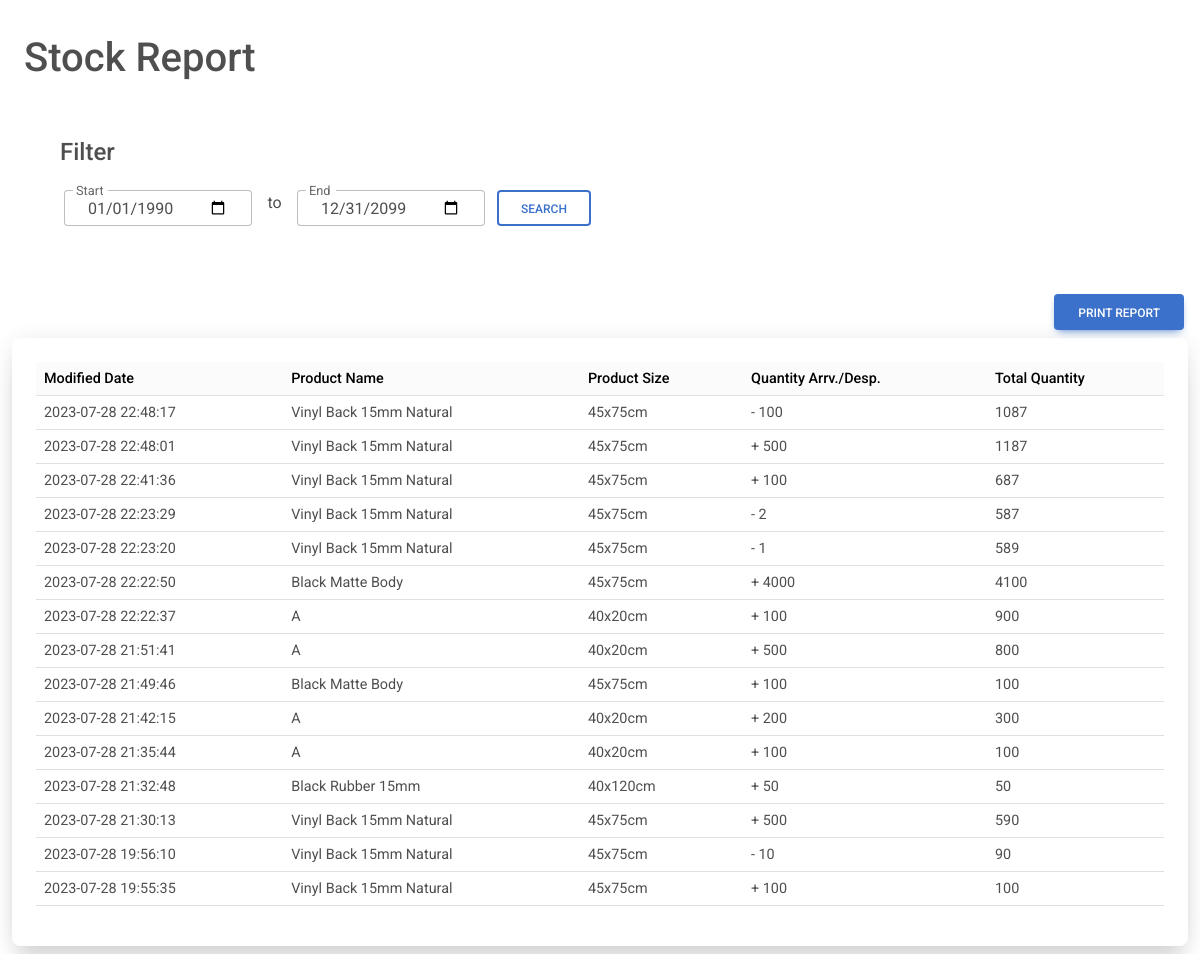
/stockreport.php (signed in), run on the app's committed database.
### tables this page shows
CREATE TABLE IF NOT EXISTS `stock_data` (
  `timestamp` datetime NOT NULL DEFAULT CURRENT_TIMESTAMP,
  `product_name` varchar(50) NOT NULL,
  `product_size` varchar(25) NOT NULL,
  `product_qty` int NOT NULL,
  `total_qty` int NOT NULL,
  `type` varchar(15) NOT NULL,
  `user_id` varchar(50) NOT NULL
);

### checkuserlogin.php (called while the page is built, shortened)
<?php
include 'conn.php';
$user_check = $_SESSION['username'];
$ses_sql = mysqli_query($conn, "select user_id from profile where user_id='$user_check'");
$row = mysqli_fetch_array($ses_sql, MYSQLI_ASSOC);
$loggedin_session = $row['user_id'];
?>

### stockreport.php (the view, shortened to what this page needs)
<?php
include 'conn.php';
include 'checkuserlogin.php';
?>
<?php
$start = '1990-01-31';
$end = '2099-12-31';
$sql = "SELECT * from stock_data where user_id = '".(string)$loggedin_session."' AND timestamp BETWEEN '$start' AND '$end' ORDER BY timestamp DESC";
$retval = mysqli_query($conn, $sql);
?>
<html>
<link rel="stylesheet" href="https://cdnjs.cloudflare.com/ajax/libs/font-awesome/6.0.0/css/all.min.css" />
<link rel="stylesheet" href="css/mdb.min.css" />
<body>
    <br>
    <h1 class="mt-2 ms-4">Stock Report</h1>
    <div class="container-fluid">
        <div class="row justify-content" id='dontprint'>
            <div class="col" id='dontprint'>
                <form name="filter" class="bg-white rounded-5 shadow-0-strong p-5" method="post">
                    <h4 class='mb-4'>Filter</h4>
                    <div class="row ms-1 justify-content w-50">
                        <div class="form-outline col">
                            <input type="date" value="1990-01-01" class="form-control" id='start' required name="start">
                            <label for="start" class='form-label'>Start</label>
                        </div>
                        <div class="col col-sm-1">
                            <center>to</center>
                        </div>
                        <div class="form-outline col">
                            <input name="end" value="2099-12-31" class="form-control" id='end' required type="date">
                            <label for="end" class='form-label'>End</label>
                        </div>
                        <div class='col'>
                            <input type="submit" class=" btn btn-outline-primary btn" data-mdb-ripple-color="dark"
                                name="filter" value="Search">
                        </div>
                    </div>
                </form>
            </div>
        </div>
        <div class='p-1 d-flex justify-content-end'>
            <button onclick="printTable()" class="btn btn-primary " id='dontprintbtn'>Print Report</button>
        </div>
        <div class="container-fluid mt-1 mb-2 p-2 bg-white rounded-5 shadow-5-strong p-4" id='printbody'>
            <table class="table table-sm" id='myTable'>
                <thead class="table-light sticky-top" id='tablehead'>
                    <th>
                        Modified Date
                    </th>
                    <th>
                        Product Name
                    </th>
                    <th>
                        Product Size
                    </th>
                    <th>
                        Quantity Arrv./Desp.
                    </th>
                    <th>
                        Total Quantity
                    </th>
                </thead>
                <tbody id="tablebody">
                    <?php
                    while ($row = $retval->fetch_assoc()) {
                        echo "
                        <tr>
                        <td>{$row['timestamp']}</td>
                        <td> " . ucwords($row['product_name']) . "</td>
                        <td>{$row['product_size']}</td>
                         <td>";
                        if ($row['type'] == 'Inpass') {
                            echo "+ ";
                        } else if($row['type'] == 'Outpass' || $row['type'] == 'Delete') {
                            echo "- ";
                        }
                        else {
                            echo "";
                        }
                        echo "{$row['product_qty']}</td>
                        <td>{$row['total_qty']}</td>
                        </tr>";
                    }
                    ?>
                </tbody>
            </table>
        </div>
    </div>
</body>
</html>

### data on the page
stock_data: timestamp "2023-07-28 22:48:17", product_name "Vinyl Back 15mm Natural", product_size "45x75cm", product_qty "100", total_qty "1087"
stock_data: timestamp "2023-07-28 22:48:01", product_name "Vinyl Back 15mm Natural", product_size "45x75cm", product_qty "500", total_qty "1187"
stock_data: timestamp "2023-07-28 22:41:36", product_name "Vinyl Back 15mm Natural", product_size "45x75cm", product_qty "100", total_qty "687"
stock_data: timestamp "2023-07-28 22:23:29", product_name "Vinyl Back 15mm Natural", product_size "45x75cm", product_qty "2", total_qty "587"
stock_data: timestamp "2023-07-28 22:23:20", product_name "Vinyl Back 15mm Natural", product_size "45x75cm", product_qty "1", total_qty "589"
stock_data: timestamp "2023-07-28 22:22:50", product_name "Black Matte Body", product_size "45x75cm", product_qty "4000", total_qty "4100"
stock_data: timestamp "2023-07-28 22:22:37", product_name "A", product_size "40x20cm", product_qty "100", total_qty "900"
stock_data: timestamp "2023-07-28 21:51:41", product_name "A", product_size "40x20cm", product_qty "500", total_qty "800"
stock_data: timestamp "2023-07-28 21:49:46", product_name "Black Matte Body", product_size "45x75cm", product_qty "100", total_qty "100"
stock_data: timestamp "2023-07-28 21:42:15", product_name "A", product_size "40x20cm", product_qty "200", total_qty "300"
stock_data: timestamp "2023-07-28 21:35:44", product_name "A", product_size "40x20cm", product_qty "100", total_qty "100"
stock_data: timestamp "2023-07-28 21:32:48", product_name "Black Rubber 15mm", product_size "40x120cm", product_qty "50", total_qty "50"
stock_data: timestamp "2023-07-28 21:30:13", product_name "Vinyl Back 15mm Natural", product_size "45x75cm", product_qty "500", total_qty "590"
stock_data: timestamp "2023-07-28 19:56:10", product_name "Vinyl Back 15mm Natural", product_size "45x75cm", product_qty "10", total_qty "90"
stock_data: timestamp "2023-07-28 19:55:35", product_name "Vinyl Back 15mm Natural", product_size "45x75cm", product_qty "100", total_qty "100"
